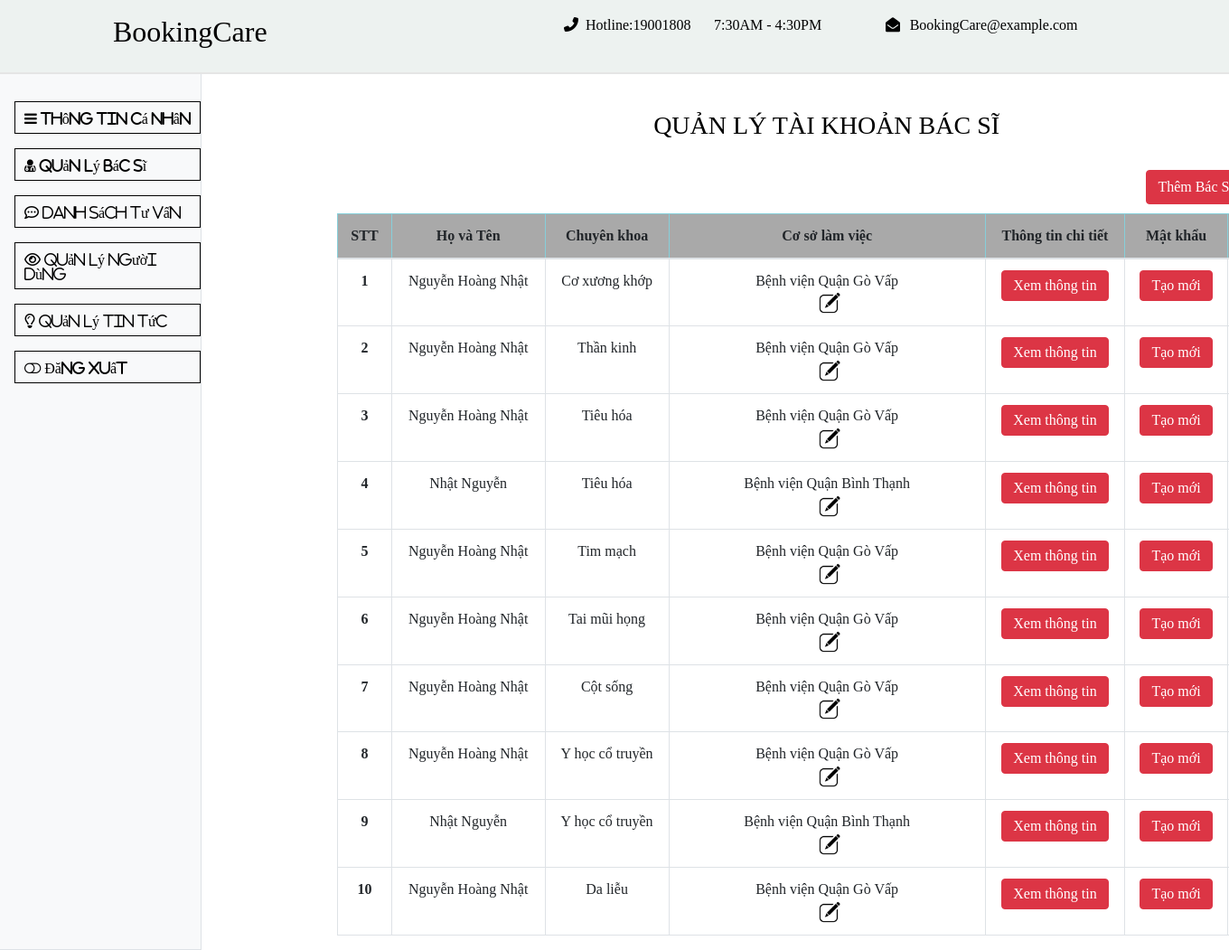
/director/manage_doctor.php (signed in), run on the app's committed database.
### tables this page shows
CREATE TABLE `doctor` (
  `id_doctor` int(11) NOT NULL,
  `username` varchar(255) NOT NULL,
  `password` varchar(255) NOT NULL,
  `fullname` varchar(255) NOT NULL,
  `age` int(11) NOT NULL,
  `gioitinh` varchar(255) NOT NULL,
  `id_khoa` int(11) NOT NULL,
  `address` varchar(255) NOT NULL,
  `sdt` varchar(255) NOT NULL,
  `email` varchar(255) NOT NULL,
  `image` varchar(255) NOT NULL,
  `working_address` varchar(255) NOT NULL,
  `created_at` datetime NOT NULL DEFAULT current_timestamp(),
  `account` varchar(255) NOT NULL
);

CREATE TABLE `khoa` (
  `id_khoa` int(11) NOT NULL,
  `name` varchar(255) NOT NULL,
  `nameF` varchar(255) NOT NULL
);

### director/controller-dr/source-dr.php (called while the page is built, shortened)
<?php
class Mclass_dr{
	function connDB(){
			$conn = mysqli_connect("localhost", "root", '', "bookingcare_cnm");
			$conn -> set_charset("utf8");
			if(!$conn):
				echo 'Lỗi không kết nối'.mysqli_error();
			else:
				return $conn;
			endif;
		}
	function show_all_doctor($sql){
			$conn = $this->connDB();
			$result = mysqli_query($conn ,$sql);
			$doctors = mysqli_fetch_all($result, MYSQLI_ASSOC);
			return $doctors;
	}
}
?>

### director/manage_doctor.php (the view, shortened to what this page needs)
<?php
include './controller-dr/source-dr.php';
$p = new Mclass_dr;
if(isset($_POST['search'])):
	if(!empty($_POST['chuyenkhoa'])):
		$chuyenkhoa = $_POST['chuyenkhoa'];
		$sql = "select * from doctor a join khoa b on a.id_khoa = b.id_khoa where b.name = '$chuyenkhoa' order by b.id_khoa asc,account asc";
		if(!empty($_POST['account'])):
			$account = $_POST['account'];
			$sql = "select * from doctor a join khoa b on a.id_khoa = b.id_khoa where b.name = '$chuyenkhoa' and a.account = '$account' order by b.id_khoa asc,account asc";
		endif;
		$alldoctors = $p->show_all_doctor($sql);
	elseif(!empty($_POST['account'])):
		$account = $_POST['account'];
		$sql = "select * from doctor a join khoa b on a.id_khoa = b.id_khoa where a.account = '$account' order by b.id_khoa asc,account asc";
		$alldoctors = $p->show_all_doctor($sql);
	else:
		$sql = "select * from doctor a join khoa b on a.id_khoa = b.id_khoa order by b.id_khoa asc,account asc";
		$alldoctors = $p->show_all_doctor($sql);
	endif;
else:
	$sql = "select * from doctor a join khoa b on a.id_khoa = b.id_khoa order by b.id_khoa asc,account asc";
	$alldoctors = $p->show_all_doctor($sql);
endif;
?>
<?php
include './view-dr/header.php';
include './view-dr/menu_dr.php';
include './view-dr/sidebar_start.php';
?>
<br>
<h3 style="color: black;margin-left:500px;">QUẢN LÝ TÀI KHOẢN BÁC SĨ</h3><br>
<div class="container" style="margin-left:150px">
	<div class="row">
		<div class="col-7">
		</div>
		<div class="col text-center" style="margin-left:100px; margin-bottom:10px;"><button class="btn btn-danger" data-toggle="modal" data-target="#modalAdddoctor">Thêm Bác Sĩ</button></div>
	</div>
	<div class="row">
		<table class="table table-bordered text-center">
		  <thead class="table-info" style="background-color:#A9A9A9">
		    <tr>
		      <th scope="col">STT</th>
			  <th scope="col">Họ và Tên</th>
		      <th scope="col">Chuyên khoa</th>
		      <th scope="col" style="width: 350px;">Cơ sở làm việc</th>
			  <th scope="col">Thông tin chi tiết</th>
		      <th scope="col">Mật khẩu</th>
		    </tr>
		  </thead>
		  <tbody>
		<?php
			if(!empty($alldoctors)):
				foreach ($alldoctors as $key => $val) {
					$key++;
		?>
		    <tr>
		      <th scope="row"><?php echo $key;?></th>
		      <td><?php echo $val['fullname'];?></td>
		      <td><?php echo $val['nameF'];?></td>
		      <td><?php
		      			if($val['working_address']=='govap'):
		      				echo 'Bệnh viện Quận Gò Vấp';
		      			elseif($val['working_address'] =='binhthanh'):
		      				echo 'Bệnh viện Quận Bình Thạnh';
						elseif($val['working_address'] =='tanbinh'):
							echo 'Bệnh viện Quận Tân Bình';
						elseif($val['working_address'] =='tanphu'):
							echo 'Bệnh viện Quận Tân Phú';
						elseif($val['working_address'] =='quan5'):
							echo 'Bệnh viện Quận 5';
						elseif($val['working_address'] =='quan10'):
							echo 'Bệnh viện Quận 10';
						elseif($val['working_address'] =='quan12'):
							echo 'Bệnh viện Quận 12';
		      			else:
		      				echo 'Bệnh viện Quận Thủ Đức';
		  				endif;
		      ?><a href="#"><img src="./view-dr/image/edit1.jpg" width="25px" class="ml-1" data-toggle="modal" data-target="#editworkingaddress<?php echo $key;?>"></a></td>
		      <td><button class="btn btn-danger py-1" data-toggle="modal" data-target="#xem<?php echo $key;?>">Xem thông tin</button>
				</td>
				<td><button class="btn btn-danger py-1" data-toggle="modal" data-target="#chitiet<?php echo $key;?>">Tạo mới</button>
				</td>
		    </tr>
		<?php	}
			endif;
		?>
		  </tbody>
		</table>
          </div>
        </div>
	</div>
<?php
include './view-dr/sidebar_end.php';
?>

### director/view-dr/header.php (shortened to what this page needs)
<!DOCTYPE html>
<html>
<head>
    <link rel="stylesheet" href="https://stackpath.bootstrapcdn.com/bootstrap/4.5.0/css/bootstrap.min.css">
    <link rel="stylesheet" type="text/css" href="./link/view/css/style.css">
</head>
<body>
<div id = "header">
	<div id = 'logo' style="background-color:#EDF2F0; height:80px;">
		<div class="container">
			<div class="row">
				<div class="col-5">
					<div class="row p-0 m-0" >
						<div><p class="m-0"><p><h2 style="color:black">BookingCare</h2></p></div>
					</div>
				</div>
				<div class="col-2">
					<div class="row p-0 m-0">
						<div class="col-2 py-3 px-4 m-0"><i class="fas fa-phone-alt" style="color:black;"></i></div>
						<div class="col-7 py-3 px-0 m-0"><p class="m-0"><p style="color:black;">Hotline:19001808</p></div>
					</div>
				</div>
				<div class="col-2">
					<div class="row p-0 m-0">
						<div class="col-10 py-3 px-0 m-0"><p class="m-0"><p style="color: black;">7:30AM - 4:30PM</p></div>
					</div>
				</div>
				<div class="col-2">
					<div class="row p-0 m-0">
						<div class="col-2 py-3 px-0 m-0"><i class="fa fa-envelope-open" style="color:black;"></i></div>
						<div class="col-10 py-3 px-0 m-0"><p class="m-0"><p style="color: black;">BookingCare@example.com</p></div>
					</div>
                </div>
        </div>
    </div>
</div>
</div>

### director/view-dr/menu_dr.php (shortened to what this page needs)
 <div id="menu">
  <ul class="mb-0">
</ul>

### director/view-dr/sidebar_start.php (shortened to what this page needs)
<!DOCTYPE html>
<html>
<head>
<link rel="stylesheet" href="https://cdnjs.cloudflare.com/ajax/libs/font-awesome/4.7.0/css/font-awesome.min.css">
</head>
<body>
	<div class="d-flex"  id="wrapper" >
     <div class="bg-light border-right border-bottom" id="sidebar-wrapper">
       <div class="list-group list-group-flush ml-3">
            <p class="font-weight-bolder"><a href="info_director.php"  class="fa fa-bars" > Thông Tin Cá Nhân</a></p>
            <p class="font-weight-bolder"><a href="manage_doctor.php"class="fa fa-user-md"> Quản Lý Bác Sĩ</a></p>
            <p class="font-weight-bolder"><a href="appointment_phone.php"class="fa fa-commenting-o"> Danh Sách Tư Vấn</a></p>
            <p class="font-weight-bolder"><a href="manage_user.php"class="fa fa-eye"> Quản Lý Người Dùng&emsp;</a></p>
            <p class="font-weight-bolder"><a href="news.php"class="fa fa-lightbulb-o"> Quản Lý Tin Tức</a></p>
            <p class="font-weight-bolder"><a href="signout.php"class="fa fa-toggle-off"> Đăng Xuất</a></p>
      </div>
    </div>
        <div id="page-content-wrapper">
            <button class="navbar-toggler" type="button" data-toggle="collapse" data-target="#navbarSupportedContent" aria-controls="navbarSupportedContent" aria-expanded="false" aria-label="Toggle navigation">
            <span class="navbar-toggler-icon"></span>
            </button>
</body>

### director/view-dr/sidebar_end.php (shortened to what this page needs)
  </body>
</html>

### director/view-dr/menu_dr.php (style rules this page uses)
#menu ul { list-style-type:none; background:#ffffff; color:#404040; text-align:left; font-family:sans-serif; font-size:16px; border: solid 1px #e5e5e5; z-index:5; }
a { color:#404040; text-decoration:none; display:block; }

### director/view-dr/sidebar_start.php (style rules this page uses)
#wrapper #sidebar-wrapper p { border: solid 1px black; line-height: 30px; font-family: 'Times New Roman', Times, serif; }
#wrapper #sidebar-wrapper p a { color:black; padding-top: 10px; margin-left: 10px; }

### director/manage_doctor.php (style rules this page uses)
body { font-family:times; }

### data on the page
doctor: fullname "Nguyễn Hoàng Nhật", id_khoa.nameF "Cơ xương khớp", working_address "Bệnh viện Quận Gò Vấp"
doctor: fullname "Nguyễn Hoàng Nhật", id_khoa.nameF "Thần kinh", working_address "Bệnh viện Quận Gò Vấp"
doctor: fullname "Nguyễn Hoàng Nhật", id_khoa.nameF "Tiêu hóa", working_address "Bệnh viện Quận Gò Vấp"
doctor: fullname "Nhật Nguyễn", id_khoa.nameF "Tiêu hóa", working_address "Bệnh viện Quận Bình Thạnh"
doctor: fullname "Nguyễn Hoàng Nhật", id_khoa.nameF "Tim mạch", working_address "Bệnh viện Quận Gò Vấp"
doctor: fullname "Nguyễn Hoàng Nhật", id_khoa.nameF "Tai mũi họng", working_address "Bệnh viện Quận Gò Vấp"
doctor: fullname "Nguyễn Hoàng Nhật", id_khoa.nameF "Cột sống", working_address "Bệnh viện Quận Gò Vấp"
doctor: fullname "Nguyễn Hoàng Nhật", id_khoa.nameF "Y học cổ truyền", working_address "Bệnh viện Quận Gò Vấp"
doctor: fullname "Nhật Nguyễn", id_khoa.nameF "Y học cổ truyền", working_address "Bệnh viện Quận Bình Thạnh"
doctor: fullname "Nguyễn Hoàng Nhật", id_khoa.nameF "Da liễu", working_address "Bệnh viện Quận Gò Vấp"
